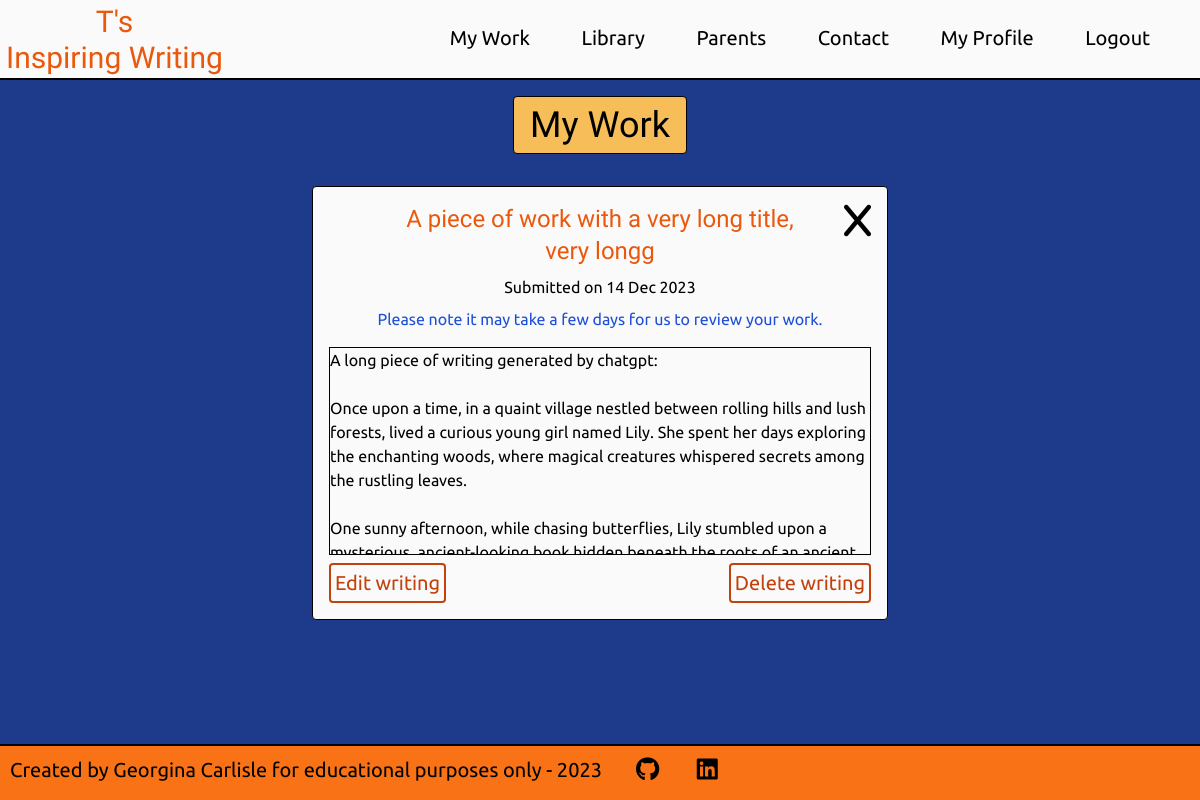
The app's page /writing/view/7 (signed in), older data.
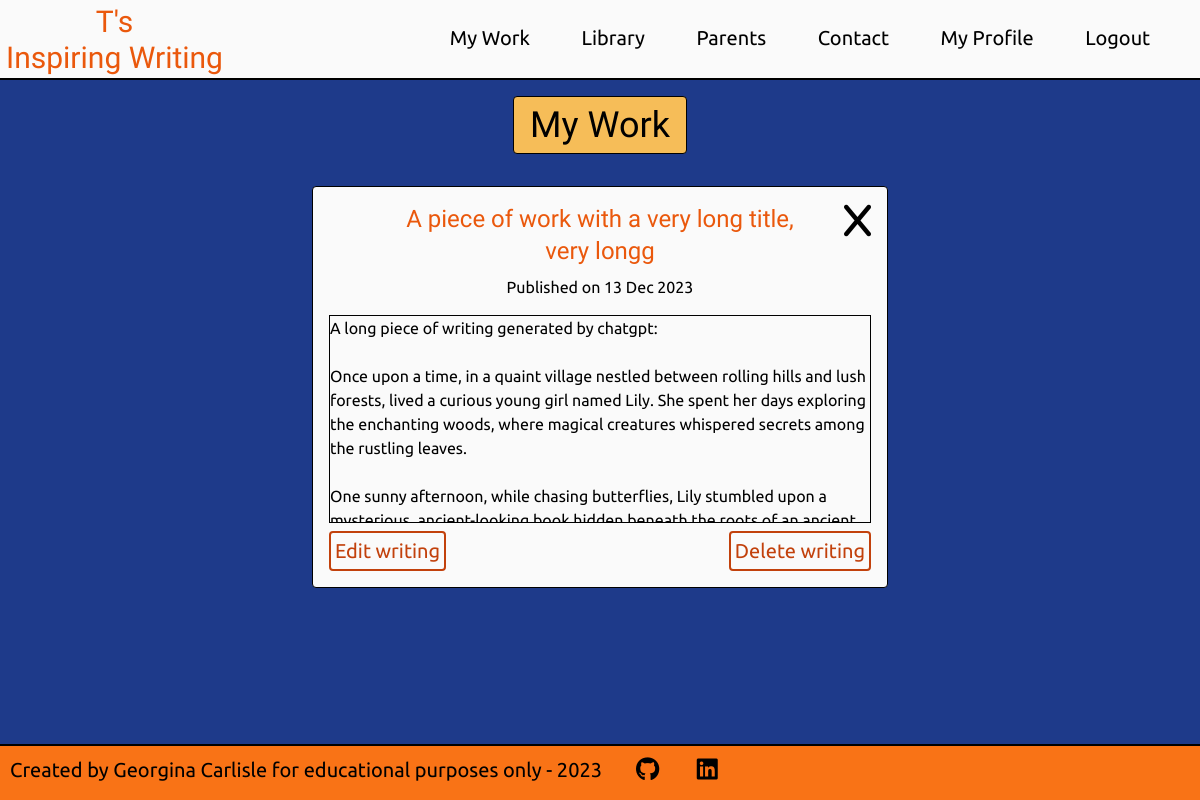
The same page, newer data.
### writing/models.py (models this page shows, shortened)
class Writing(models.Model):
    title = models.CharField(max_length=50, unique=True)
    slug = models.SlugField(max_length=100, unique=True)
    author = models.ForeignKey(User, on_delete=models.CASCADE, related_name="writing")
    body = models.TextField()
    updated_on = models.DateTimeField(auto_now=True)
    pending_approval = models.BooleanField(default=False)
    date_submitted = models.DateTimeField(null=True, blank=True)
    approved = models.BooleanField(default=False)
    date_approved = models.DateTimeField(null=True, blank=True)
    failed_approval = models.BooleanField(default=False)
    date_failed = models.DateTimeField(null=True, blank=True)
    reason_failed = models.TextField(null=True, blank=True)
    featured = models.BooleanField(default=False)
    class Meta:
        ordering = ['-date_approved']

### writing/views.py (the view)
# urls.py: path('view/<int:writing_id>', views.view_writing_view, name='view'),
@login_required
def view_writing_view(request, writing_id):
    writing = get_object_or_404(Writing, pk=writing_id)
    context = {}
    if request.user != writing.author:
        messages.error(request, 'You have been returned to your account home page, \
                       as you were trying to access a page you are not authorised to view.')
        return redirect('account_home')
    context['writing'] = writing
    return render(request, 'view_writing.html', context)

### writing/templates/view_writing.html (shortened to what this page needs)
{% extends 'base.html' %}
{% load static %}
{% block content %}
<div class="bg-blue-900 h-full pb-4 pt-16 lg:pt-20">
    {% include 'my_work_title.html' %}
    <div class="flex justify-center mt-4">
        <div class="border border-black rounded bg-zinc-50 p-4 relative w-11/12 sm:max-w-xl h-3/4">
            <a
            href="{% url 'my_work' user.id %}"
            title="Return to My Work. Any changes will not be saved."
            class="absolute top-4 right-4">
                <i class="fa-solid fa-x text-4xl" aria-hidden="true"></i>
            </a>
            <div class="text-center mb-4">
                <div class="flex justify-center">
                    <h2 class="text-2xl md:text-2xl mb-2 w-4/5 font-title text-orange-600">
                        {{ writing.title }}
                    </h2>
                </div>
                {% if writing.approved %}
                <p class="mb-2">
                    Published on {{ writing.date_approved|date:"d M Y" }}
                </p>
                {% elif writing.pending_approval %}
                <p class="mb-2">
                    Submitted on {{ writing.date_submitted|date:"d M Y" }}
                </p>
                {% if not confirmation_delete_needed%}
                <p class="text-blue-700">
                    Please note it may take a few days for us to review your work.
                </p>
                {% endif %}
                {% endif %}
            </div>
            <div class="border border-black h-52 overflow-auto mb-12">
                {{ writing.body|linebreaksbr|safe }}
            </div>
            {% if confirmation_delete_needed%}
            <a class="absolute left-4 bottom-4 p-1 mt-6 rounded border-orange-700 border-2 border-solid bg-zinc-50 hover:bg-orange-700 text-orange-700 hover:text-white text-lg md:text-xl hover:cursor-pointer w-fit"
            href="{% url 'view' writing_id=writing.id %}">
                Keep writing
            </a>
            <a class="absolute right-4 bottom-4 p-1 mt-6 rounded border-orange-700 border-2 border-solid bg-zinc-50 hover:bg-orange-700 text-orange-700 hover:text-white text-lg md:text-xl hover:cursor-pointer w-fit"
            href="{% url 'delete' writing_id=writing.id %}?confirm_delete=True">
                Delete writing
            </a>
            {% else %}
            <a class="absolute left-4 bottom-4 p-1 mt-6 rounded border-orange-700 border-2 border-solid bg-zinc-50 hover:bg-orange-700 text-orange-700 hover:text-white text-lg md:text-xl hover:cursor-pointer w-fit"
            href="{% url 'edit' writing_id=writing.id %}">
                Edit writing
            </a>
            <a class="absolute right-4 bottom-4 p-1 mt-6 rounded border-orange-700 border-2 border-solid bg-zinc-50 hover:bg-orange-700 text-orange-700 hover:text-white text-lg md:text-xl hover:cursor-pointer w-fit"
            href="{% url 'delete' writing_id=writing.id %}">
                Delete writing
            </a>
            {% endif %}
        </div>
    </div>
    {% endblock%}

Row changes from the older to the newer data that the page shows:
changed Writing "A piece of work with a very long title, very longg": approved False → True (drawn); date_approved (not shown) → "13 Dec 2023"; date_submitted "14 Dec 2023" → (not shown)
Text that changed along with them:
text no longer shown: "Submitted on Please note it may take a few days for us to review your work."
text now shown: "Published on"
